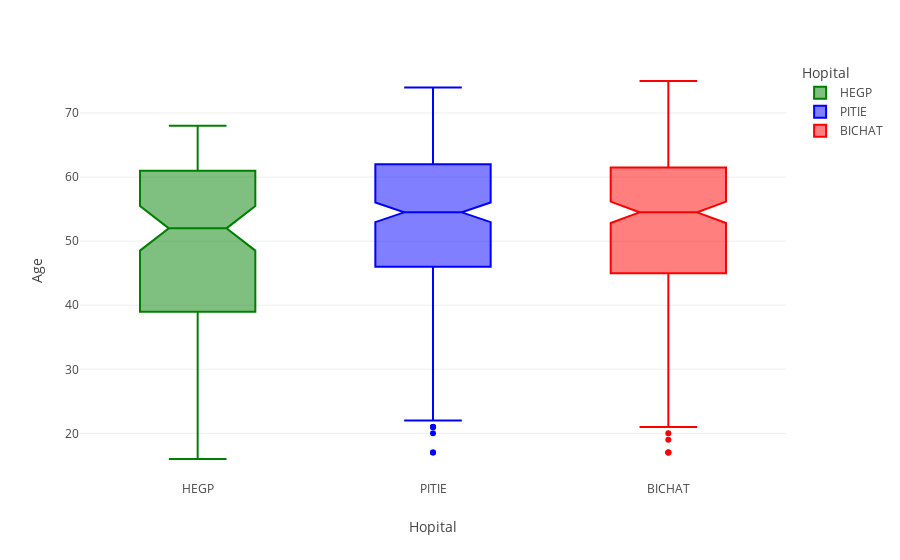

Notebook code for this chart:
### Code cell
fig = px.box(df, x="Hopital", y="Age", color="Hopital", color_discrete_map={"BICHAT": "red","HEGP": "green","PITIE": "blue"}, notched=True)
fig.show()

### Figure 1 — Plotly figure (JSON) as saved in the notebook; plotly's stock layout.template omitted (floating-point values rounded to 4 significant figures; data arrays with more than 128 entries replaced by an {"elided": "..."} marker saying what was removed)
{"data": [{"alignmentgroup": "True", "hovertemplate": "Hopital=%{x}<br>Age=%{y}<extra></extra>", "legendgroup": "HEGP", "marker": {"color": "green"}, "name": "HEGP", "notched": true, "offsetgroup": "HEGP", "orientation": "v", "showlegend": true, "type": "box", "x": ["HEGP", "HEGP", "HEGP", "HEGP", "HEGP", "HEGP", "HEGP", "HEGP", "HEGP", "HEGP", "HEGP", "HEGP", "HEGP", "HEGP", "HEGP", "HEGP", "HEGP", "HEGP", "HEGP", "HEGP", "HEGP", "HEGP", "HEGP", "HEGP", "HEGP", "HEGP", "HEGP", "HEGP", "HEGP", "HEGP", "HEGP", "HEGP", "HEGP", "HEGP", "HEGP", "HEGP", "HEGP", "HEGP", "HEGP", "HEGP", "HEGP", "HEGP", "HEGP", "HEGP", "HEGP", "HEGP", "HEGP", "HEGP", "HEGP", "HEGP", "HEGP", "HEGP", "HEGP", "HEGP", "HEGP", "HEGP", "HEGP", "HEGP", "HEGP", "HEGP", "HEGP", "HEGP", "HEGP", "HEGP", "HEGP", "HEGP", "HEGP", "HEGP", "HEGP", "HEGP", "HEGP", "HEGP", "HEGP", "HEGP", "HEGP", "HEGP", "HEGP", "HEGP", "HEGP", "HEGP", "HEGP", "HEGP", "HEGP", "HEGP", "HEGP", "HEGP", "HEGP", "HEGP", "HEGP", "HEGP", "HEGP", "HEGP", "HEGP", "HEGP", "HEGP", "HEGP", "HEGP", "HEGP", "HEGP"], "x0": " ", "xaxis": "x", "y": [16, 63, 19, 54, 38, 45, 48, 51, 65, 65, 40, 39, 32, 51, 49, 58, 65, 52, 52, 54, 62, 54, 67, 59, 64, 46, 57, 45, 49, 17, 20, 33, 54, 56, 48, 28, 52, 60, 66, 29, 56, 26, 44, 52, 50, 40, 50, 53, 33, 65, 62, 67, 53, 40, 33, 62, 27, 42, 53, 62, 46, 39, 52, 61, 38, 63, 25, 47, 61, 68, 49, 21, 52, 46, 39, 34, 62, 31, 46, 55, 57, 59, 61, 39, 65, 63, 63, 33, 33, 62, 41, 36, 59, 61, 38, 42, 63, 65, 65], "y0": " ", "yaxis": "y"}, {"alignmentgroup": "True", "hovertemplate": "Hopital=%{x}<br>Age=%{y}<extra></extra>", "legendgroup": "PITIE", "marker": {"color": "blue"}, "name": "PITIE", "notched": true, "offsetgroup": "PITIE", "orientation": "v", "showlegend": true, "type": "box", "x": {"elided": "270 str values"}, "x0": " ", "xaxis": "x", "y": {"elided": "270 int values"}, "y0": " ", "yaxis": "y"}, {"alignmentgroup": "True", "hovertemplate": "Hopital=%{x}<br>Age=%{y}<extra></extra>", "legendgroup": "BICHAT", "marker": {"color": "red"}, "name": "BICHAT", "notched": true, "offsetgroup": "BICHAT", "orientation": "v", "showlegend": true, "type": "box", "x": {"elided": "240 str values"}, "x0": " ", "xaxis": "x", "y": {"elided": "240 int values"}, "y0": " ", "yaxis": "y"}], "layout": {"boxmode": "overlay", "legend": {"title": {"text": "Hopital"}, "tracegroupgap": 0}, "margin": {"t": 60}, "xaxis": {"anchor": "y", "categoryarray": ["HEGP", "PITIE", "BICHAT"], "categoryorder": "array", "domain": [0, 1], "title": {"text": "Hopital"}}, "yaxis": {"anchor": "x", "domain": [0, 1], "title": {"text": "Age"}}}}
